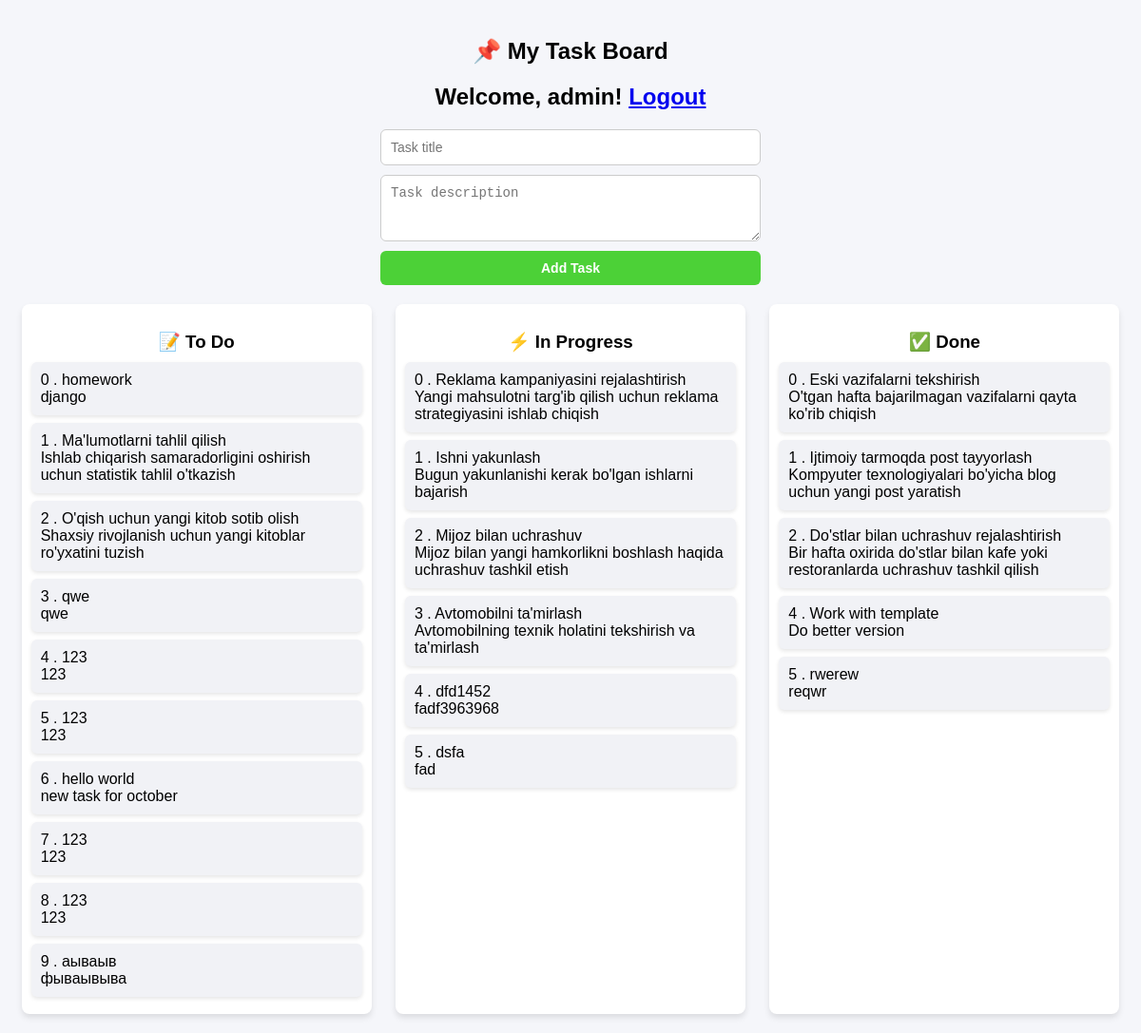
The app's page / (signed in), older data.
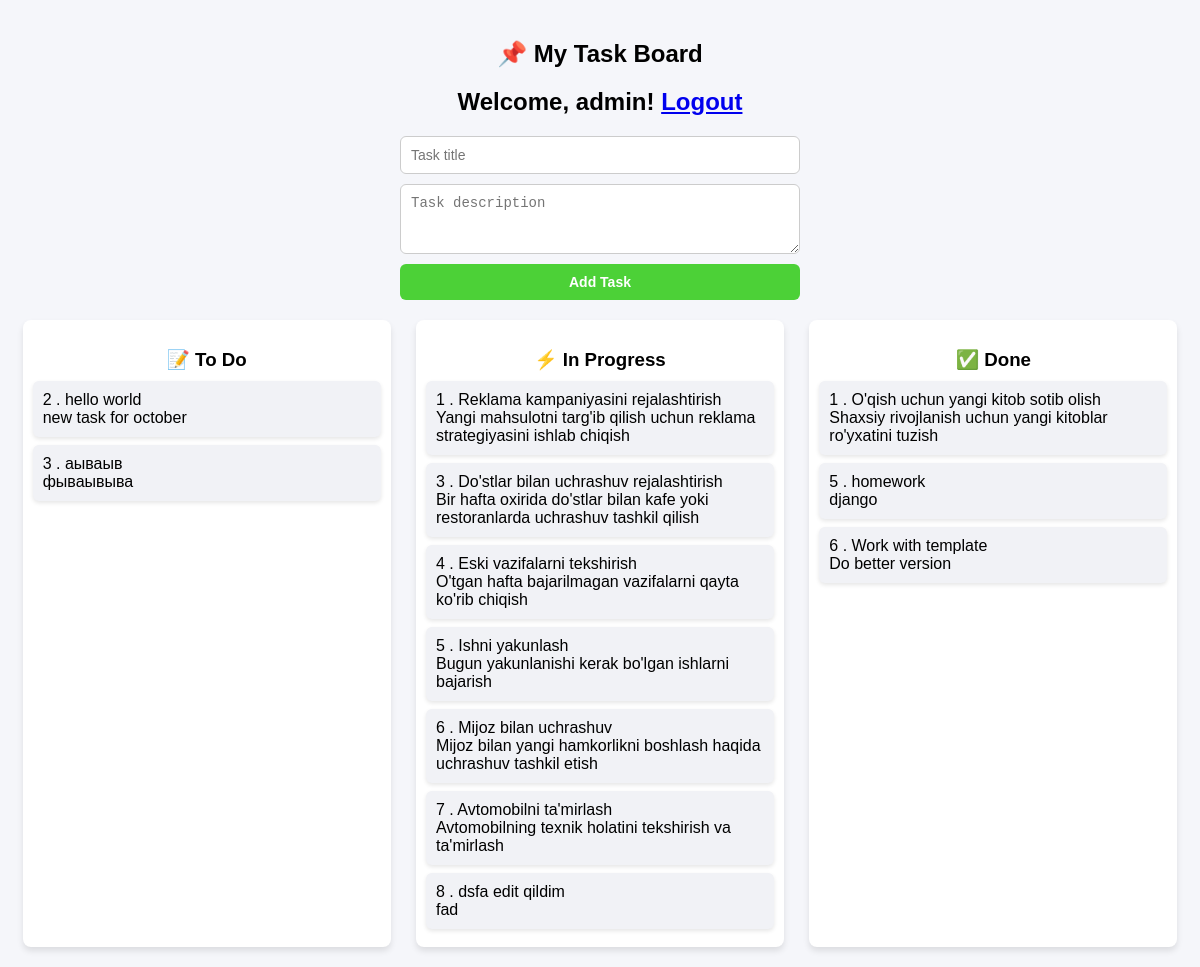
The same page, newer data.
### task_app/models.py (models this page shows, shortened)
class Task(models.Model):
    title = models.CharField(max_length=255)
    desc = models.TextField(blank=True, null=True)  # Make desc optional
    position = models.PositiveIntegerField(default=1)
    created_at = models.DateTimeField(auto_now_add=True)
    STATUS_CHOICES = [
        ('todo', 'To Do'),
        ('progress', 'In Progress'),
        ('done', 'Done')
    ]
    status = models.CharField(
        max_length=10,  # 'todo', 'progress', or 'done' will fit here
        choices=STATUS_CHOICES,
        default='todo'
    )
    PRIORITY_CHOICES = [
        ('low', 'Low'),
        ('medium', 'Medium'),
        ('high', 'High')
    ]
    priority = models.CharField(
        max_length=6,  # 'Low', 'Medium', or 'High' will fit here
        choices=PRIORITY_CHOICES,
        default='low'  # Default to 'Medium'
    )
    tags = models.ManyToManyField('Tag', blank=True)
    owner = models.ForeignKey(User, on_delete=models.CASCADE)
    assignee = models.ForeignKey(
        User,
        related_name='assigned_tasks',
        on_delete=models.SET_NULL,
        null=True,
        blank=True
    )
    class Meta:
        ordering = ['created_at']  # Optionally, you can order by creation date

### task_app/views.py (the view, shortened to what this page needs)
# urls.py: path('', task_list_or_create, name='task_list_or_create'),
def task_list_or_create(request):
    print(request.POST)
    tasks = Task.objects.filter(owner=request.user).order_by("position")
    return render(request, 'task_list.html', {'tasks': tasks})

### task_app/templates/task_list.html (shortened to what this page needs)
{% load static %}
<!DOCTYPE html>
<html lang="en">
<head>
    <link rel="stylesheet" href="{% static 'task_list.css' %}">
</head>
<body>
    <h2>📌 My Task Board</h2>
    {% if user.is_authenticated %}
    <h2>Welcome, {{ user.username }}! <a href="{% url 'logout' %}">Logout</a></h2>
    {% else %}
    <h2><a href="{% url 'login' %}">Login</a> | <a href="{% url 'register' %}">Register</a></h2>
    {% endif %}
    <form method="post">
        <input type="text" name="title" placeholder="Task title" required>
        <textarea name="description" placeholder="Task description" rows="3" required></textarea>
        <button type="submit">Add Task</button>
    </form>
    <div class="board">
        <div class="column" id="todo">
            <h3>📝 To Do</h3>
            <div class="task-list">
                {% for task in tasks %}
                {% if task.status == "todo" %}
                <div class="task" id="task-{{ task.id }}" data-id="{{ task.id }}" draggable="true"
                    onclick="window.location.href='{% url 'task_detail' task.id %}'">
                    <div class="title">{{ task.position }} . {{ task.title }}</div>
                    <div class="description">{{ task.desc }}</div>
                </div>
                {% endif %}
                {% endfor %}
            </div>
        </div>
        <div class="column" id="progress">
            <h3>⚡ In Progress</h3>
            <div class="task-list">
                {% for task in tasks %}
                {% if task.status == "progress" %}
                <div class="task" id="task-{{ task.id }}" data-id="{{ task.id }}" draggable="true"
                    onclick="window.location.href='{% url 'task_detail' task.id %}'">
                    <div class="title">{{ task.position }} . {{ task.title }}</div>
                    <div class="description">{{ task.desc }}</div>
                </div>
                {% endif %}
                {% endfor %}
            </div>
        </div>
        <div class="column" id="done">
            <h3>✅ Done</h3>
            <div class="task-list">
                {% for task in tasks %}
                {% if task.status == "done" %}
                <div class="task" id="task-{{ task.id }}" data-id="{{ task.id }}" draggable="true"
                    onclick="window.location.href='{% url 'task_detail' task.id %}'">
                    <div class="title">{{ task.position }} . {{ task.title }}</div>
                    <div class="description">{{ task.desc }}</div>
                </div>
                {% endif %}
                {% endfor %}
            </div>
        </div>
    </div>
</body>
</html>

### task_app/static/task_list.css (style rules this page uses)
body { font-family: Arial, sans-serif; background: #f5f6fa; margin: 0; padding: 20px; }
h2 { text-align: center; }
.board { display: flex; justify-content: space-around; gap: 20px; margin-top: 20px; }
.column { background: #fff; padding: 10px; border-radius: 8px; width: 30%; min-height: 300px; box-shadow: 0 4px 6px rgba(0, 0, 0, 0.1); }
.column h3 { text-align: center; margin-bottom: 10px; }
.task { background: #f1f2f6; margin: 8px 0; padding: 10px; border-radius: 6px; cursor: grab; box-shadow: 0 2px 4px rgba(0, 0, 0, 0.1); }
form { display: flex; flex-direction: column; margin: 20px auto; max-width: 400px; gap: 10px; }
form input, form textarea, form button { padding: 10px; border-radius: 6px; border: 1px solid #ccc; font-size: 14px; }
form button { background: #4cd137; color: white; font-weight: bold; border: none; cursor: pointer; }

Row changes from the older to the newer data that the page shows:
removed Task: position "1", title "Ma'lumotlarni tahlil qilish", desc "Ishlab chiqarish samaradorligini oshirish uchun statistik tahlil o'tkazish", shown under "📝 To Do"
removed Task: position "3", title "qwe", desc "qwe", shown under "📝 To Do"
removed Task: position "4", title "123", desc "123", shown under "📝 To Do"
removed Task: position "5", title "123", desc "123", shown under "📝 To Do"
removed Task: position "7", title "123", desc "123", shown under "📝 To Do"
removed Task: position "8", title "123", desc "123", shown under "📝 To Do"
removed Task: position "4", title "dfd1452", desc "fadf3963968", shown under "⚡ In Progress"
removed Task: position "1", title "Ijtimoiy tarmoqda post tayyorlash", desc "Kompyuter texnologiyalari bo'yicha blog uchun yangi post yaratish", shown under "✅ Done"
removed Task: position "5", title "rwerew", desc "reqwr", shown under "✅ Done"
changed Task "hello world": position "6" → "2"
changed Task "аываыв": position "9" → "3"
changed Task "Reklama kampaniyasini rejalashtirish": position "0" → "1"
changed Task "Do'stlar bilan uchrashuv rejalashtirish": moves from the list under "✅ Done" to the list under "⚡ In Progress"
changed Task "Eski vazifalarni tekshirish": moves from the list under "✅ Done" to the list under "⚡ In Progress"
changed Task "Ishni yakunlash": position "1" → "5"
changed Task "Mijoz bilan uchrashuv": position "2" → "6"
changed Task "Avtomobilni ta'mirlash": position "3" → "7"
changed Task "fad": position "5" → "8"; title "dsfa" → "dsfa edit qildim"
changed Task "O'qish uchun yangi kitob sotib olish": moves from the list under "📝 To Do" to the list under "✅ Done"
changed Task "homework": moves from the list under "📝 To Do" to the list under "✅ Done"
changed Task "Work with template": position "4" → "6"
